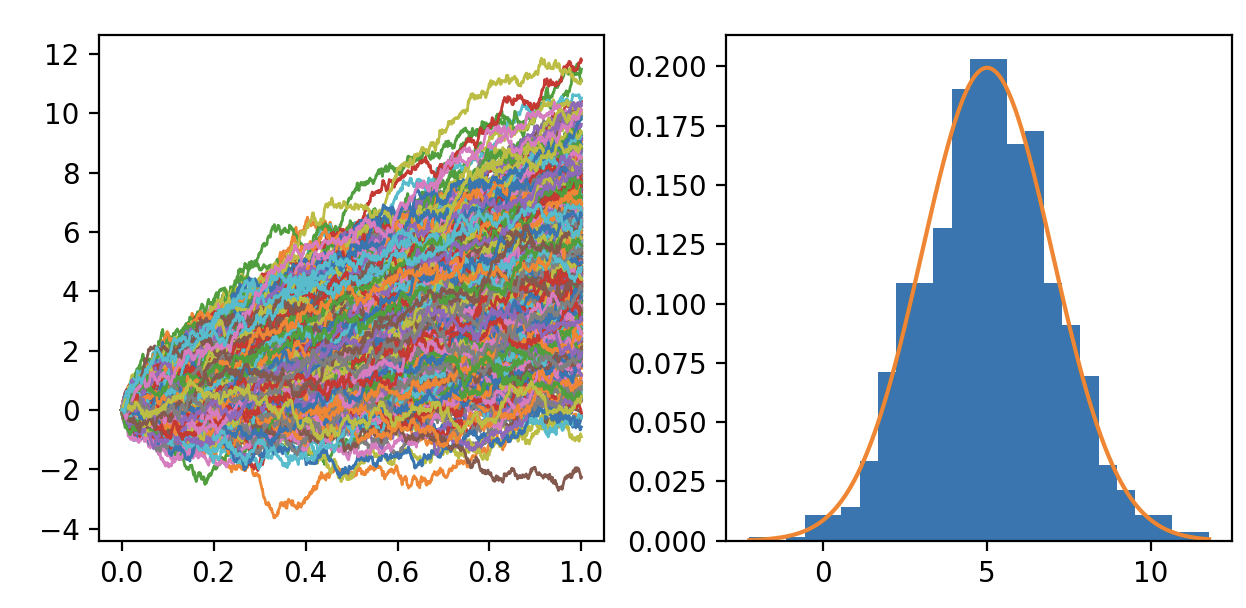

Here is the Python script that generated this plot:
import numpy as np
import matplotlib.pyplot as plt

n = 1000 # Number of steps
p = 1000 # Number of paths
t = 1.0 # End time

mu, sigma = 5.0, 2.0 # Mean and standard deviation

dt = t/n # Time increment between each step
dy = mu*dt + sigma*np.sqrt(dt)*np.random.normal(0,1,(p,n)) # Change in y for each increment

ts = np.linspace(0, t, n+1)
ys = np.zeros((p,n+1))

for i in range(n): 
    ys[:,i+1] = ys[:,i] + dy[:,i]

# Plot each path
fig, (ax1, ax2) = plt.subplots(1,2)
for i in range(p):
    ax1.plot(ts,ys[i,:], lw = 1)
ax1.set_box_aspect(1)

# Histogram of final values
ax2.hist(ys[:,n], bins = 25, density = True) 

# Theoretical distribution of final values
xs = np.linspace(np.min(ys[:,n]),np.max(ys[:,n]),1000)
distribution = np.exp(-0.5*((xs-mu*t)/(sigma*np.sqrt(t)))**2)/(sigma*np.sqrt(2*t*np.pi))
ax2.plot(xs,distribution)
ax2.set_box_aspect(1)

plt.tight_layout()
plt.show()
